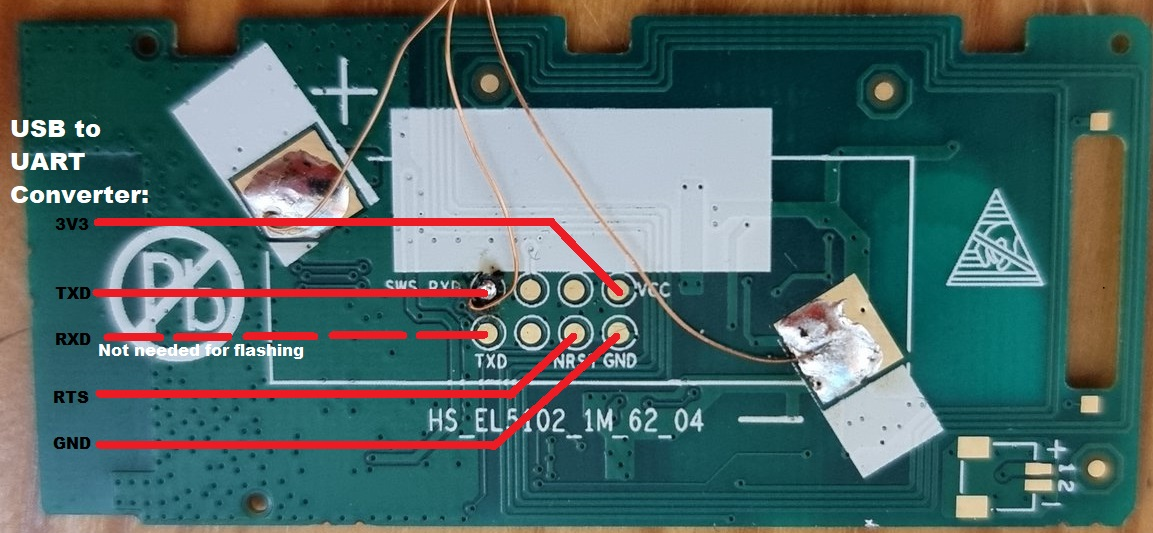
#> input picture ATC_TLSR_Paper-/USB_UART_Flashing_connection.jpg, 1153 x 533 px
$ python print.py ATC_TLSR_Paper-/USB_UART_Flashing_connection.jpg
#> lines starting #> are read from the running program, lines starting #| are printed output that depends on the picture
### pricetag_printer/img.py
import cv2


def floyd_steinberg_dither(img):
    '''Applies the Floyd-Steinberf dithering to img, in place.
    img is expected to be a 8-bit grayscale image.

    Algorithm borrowed from wikipedia.org/wiki/Floyd%E2%80%93Steinberg_dithering.
    '''
    h, w = img.shape

    def adjust_pixel(y, x, delta):
        if y < 0 or y >= h or x < 0 or x >= w:
            return
        img[y][x] = min(255, max(0, img[y][x] + delta))

    for y in range(h):
        for x in range(w):
            new_val = 255 if img[y][x] > 127 else 0
            err = img[y][x] - new_val
            img[y][x] = new_val
            adjust_pixel(y, x + 1, err * 7/16)
            adjust_pixel(y + 1, x - 1, err * 3/16)
            adjust_pixel(y + 1, x, err * 5/16)
            adjust_pixel(y + 1, x + 1, err * 1/16)


def read_img(
        filename,
        print_width,
        print_height,
        logger,
        img_binarization_algo,
        show_preview,
        invert):

#> called with print_width = 128, print_height = 250, img_binarization_algo = 'floyd-steinberg', show_preview = False, invert = False
    rotate = cv2.imread(filename,cv2.ROTATE_90_COUNTERCLOCKWISE )
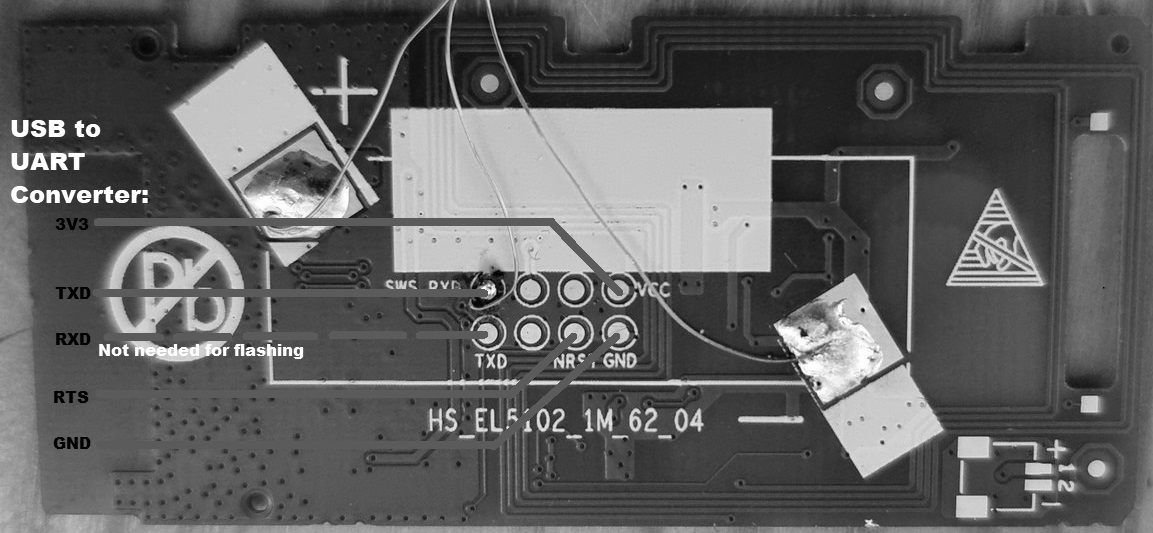
#> rotate: shape (533, 1153); min 0, max 255, mean 95.8
    im = cv2.rotate(rotate, cv2.IMREAD_GRAYSCALE)
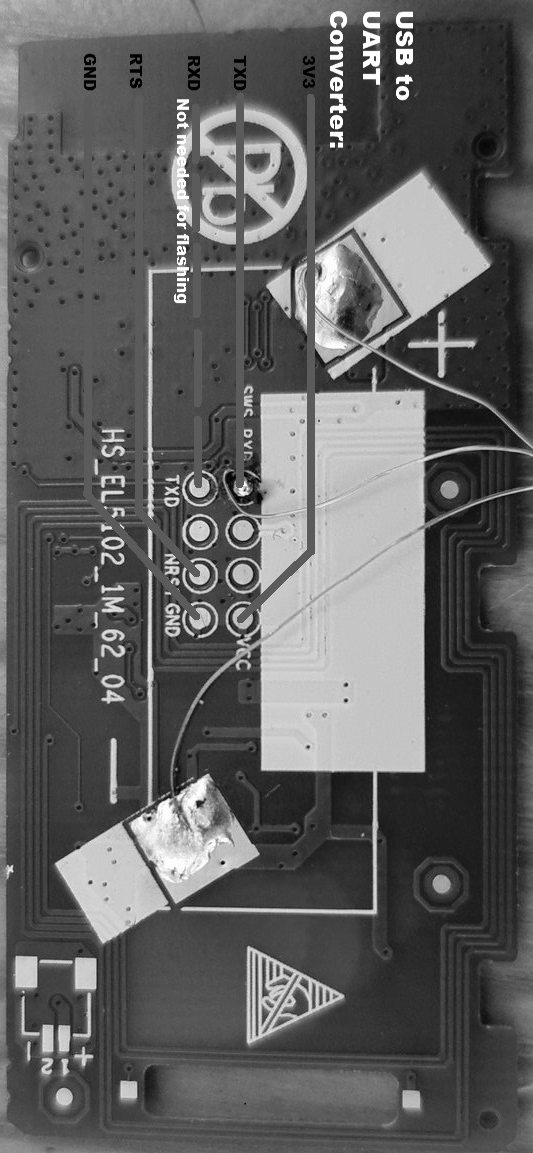
#> im: shape (1153, 533); min 0, max 255, mean 95.8
    height = im.shape[0]
#> height = 1153
    width = im.shape[1]
#> width = 533

    #height = im.shape[0]
    #width = im.shape[1]

    factor = print_width / width
#> factor = 0.24
   # resized = cv2.resize(im, (int(width * factor), int(height *
     #                    factor)), interpolation=cv2.INTER_AREA)
    down_points = (print_width, print_height)
    resized = cv2.resize(im, down_points, interpolation= cv2.INTER_LINEAR)
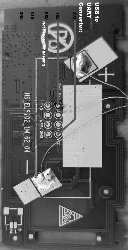
#> resized: shape (250, 128); min 0, max 255, mean 95.6

    if img_binarization_algo == 'floyd-steinberg':
        logger.info(f'⏳ Applying Floyd-Steinberg dithering to image...')
        floyd_steinberg_dither(resized)
#> after the loop in floyd_steinberg_dither, `for y in range(h):`:
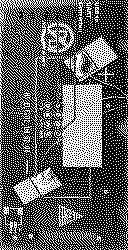
#> img: shape (250, 128); 36.7% white in thin lines or dots
        logger.info(f'✅ Done.')
        threshold = 127
    elif img_binarization_algo == 'mean-threshold':
        threshold = resized.mean()
    else:
        logger.error(
            f'🛑 Unknown image binarization algorithm: {img_binarization_algo}')
        raise RuntimeError(
            f'unknown image binarization algorithm: {img_binarization_algo}')
    if invert:
        resized = resized <= threshold
    else:
        resized = resized > threshold
#> resized: shape (250, 128) bool; 36.7% white in thin lines or dots

    if show_preview:
        # Convert from our boolean representation to float.
        preview_img = resized.astype(float)
        cv2.imshow('Preview', preview_img)
        logger.info('ℹ️  Displaying preview.')
        # Calling waitKey(1) tells OpenCV to process its GUI events and actually display our image.
        cv2.waitKey(1)
        if input(f'🤔 Go ahead with print? [Y/n]? ').lower() == 'n':
            logger.info('🛑 Aborted print.')
            return None

    return resized

### print.py
import argparse
import asyncio
import logging
import sys
import os
import numpy as np

from pricetag_printer.ble import run_ble
from pricetag_printer.img import read_img


EPD_WIDTH = 250
EPD_HEIGHT = 128


def parse_args():
    args = argparse.ArgumentParser(
        description='Sends an image to the EPD BLE service running in the ATC_TLSR_Paper Hanshow open source firmware.')
    args.add_argument('filename', type=str)
    args.add_argument('--log-level', type=str,
                      choices=['debug', 'info', 'warn', 'error'], default='info')
    args.add_argument('--img-binarization-algo', type=str,
                      choices=['mean-threshold', 'floyd-steinberg'], default='floyd-steinberg',
                      help='Which image binarization algorithm to use.')
    args.add_argument('--show-preview', action='store_true',
                      help='If set, displays the final image and asks the user for confirmation before printing.')
    args.add_argument('--devicename', type=str, default='GT01',
                      help='Specify the Bluetooth device name to search for. Default value is GT01.')
    args.add_argument('--img-invert', action='store_true',
                      help='Invert resulting pixels.')
    return args.parse_args()


def make_logger(log_level):
    logger = logging.getLogger('pricetag-printer')
    logger.setLevel(log_level)
    h = logging.StreamHandler(sys.stdout)
    h.setLevel(log_level)
    logger.addHandler(h)
    return logger


def main():
    args = parse_args()

    log_level = getattr(logging, args.log_level.upper())
    logger = make_logger(log_level)

    filename = args.filename
    if not os.path.exists(filename):
        logger.info('🛑 File not found. Exiting.')
        return

    bin_img = read_img(args.filename, EPD_HEIGHT,EPD_WIDTH,
                       logger, args.img_binarization_algo, args.show_preview, args.img_invert)
    if bin_img is None:
        logger.info(f'🛑 No image generated. Exiting.')
        return

    logger.info(f'✅ Read image: {bin_img.shape} (h, w) pixels')
#| ✅ Read image: (250, 128) (h, w) pixels

    data = np.packbits(bin_img)
#> data = 4000 values, max 255 at index 779, min 0 at index 14, mean 96.21

    loop = asyncio.get_event_loop()
    loop.run_until_complete(run_ble(data, args.devicename, logger))
#> (the call stopped at ``: bleak is not available in this run)


if __name__ == '__main__':
    main()
